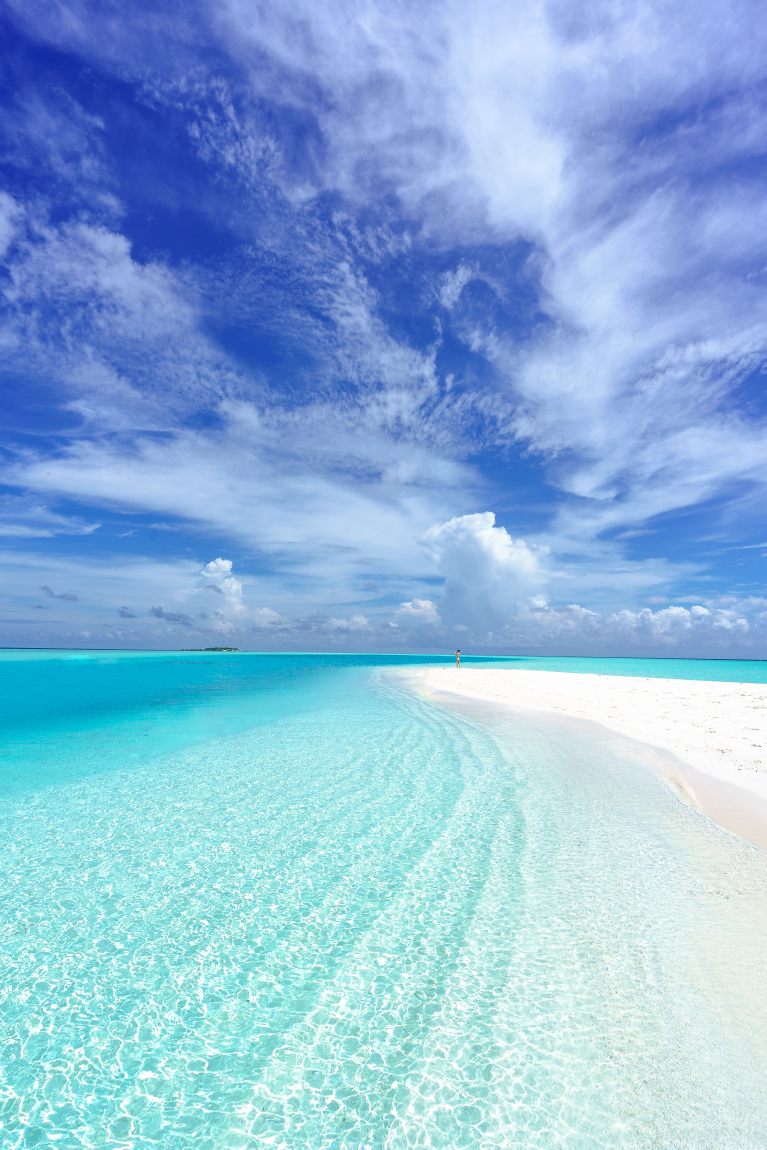
#> input picture image1.jpg, 3831 x 5746 px (shown at 1/5 size)
$ jupyter execute Assignment3.ipynb
#> lines starting #> are read from the running program, lines starting #| are printed output that depends on the picture; after the words box and inside, x2 and y2 are one past the last pixel; in counts of white or black regions, pixels touching at a corner belong together
[cell 1]
# WAP to draw a border around the input image ( or in other words pad the input image).
# Input the width of the border(in terms of pixel count) and the desired color of the border from the user.
# Try this for both binary and grayscale image

[cell 2]
import cv2 as cv
import numpy as np

[cell 3]
# Read binary image
img = cv.imread("image1.jpg", cv.IMREAD_GRAYSCALE)
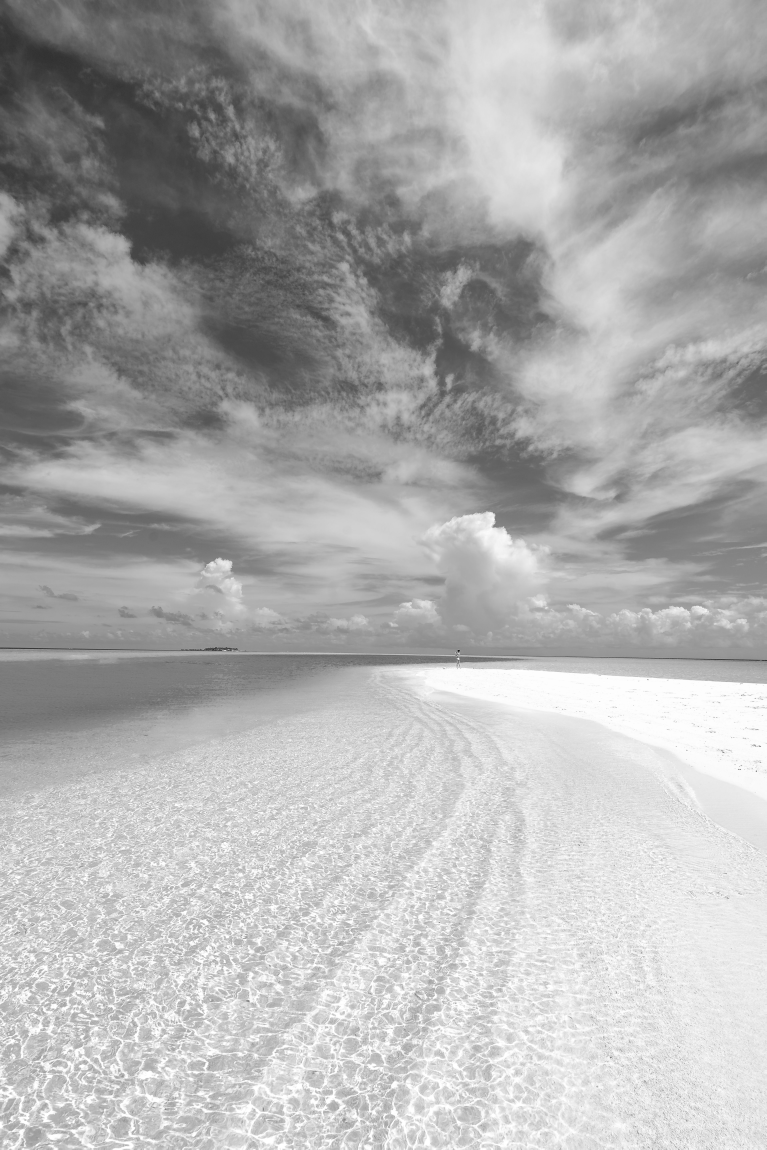
#> img: shape (5746, 3831) (shown at 1/5 size); min 0, max 255, mean 174.4

[cell 4]
# Convert image to binary
_, img = cv.threshold(img, 127, 100, cv.THRESH_BINARY)
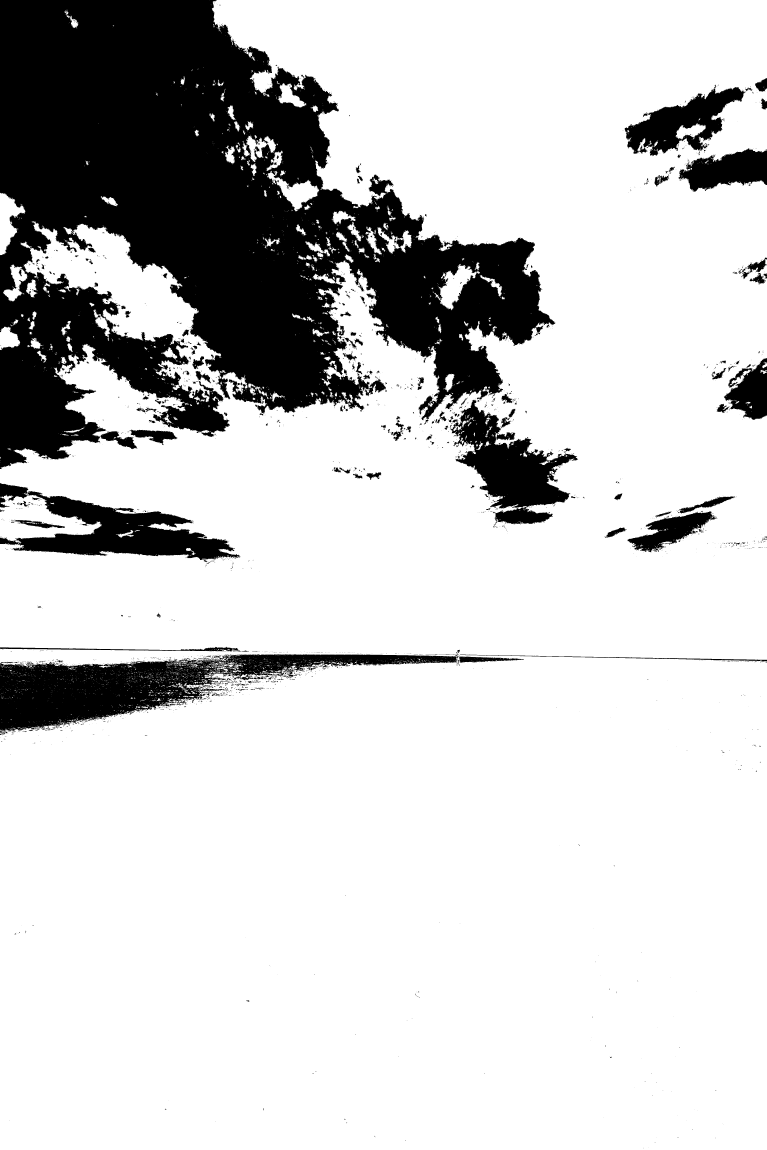
#> img: shape (5746, 3831) (shown at 1/5 size); values 0 (black) and 100 (white), 80% white; 3642 black regions (3161 under 20 px), largest, box (x1, y1, x2, y2) and area: (0, 0, 2777, 2346) 3366321, (0, 3272, 2283, 3668) 328603, (0, 2415, 1204, 2811) 178927

[cell 5]
# Input border width and color
width = int(input("Enter border width in pixels: "))
#> the answer given: 100
color = int(input("Enter border color (0 or 255): "))
#> the answer given: 3

[cell 6]
# Get image dimensions
rows, cols = img.shape
#> rows = 5746; cols = 3831
print("Number of rows:", rows)
#| Number of rows: 5746
print("Number of columns:", cols)
#| Number of columns: 3831

[cell 7]
# Create new array with space for border
bordered = np.full((rows + 2*width, cols + 2*width), color, dtype=np.uint8)

[cell 8]
# Copy original image into the center
bordered[width:width+rows, width:width+cols] = img
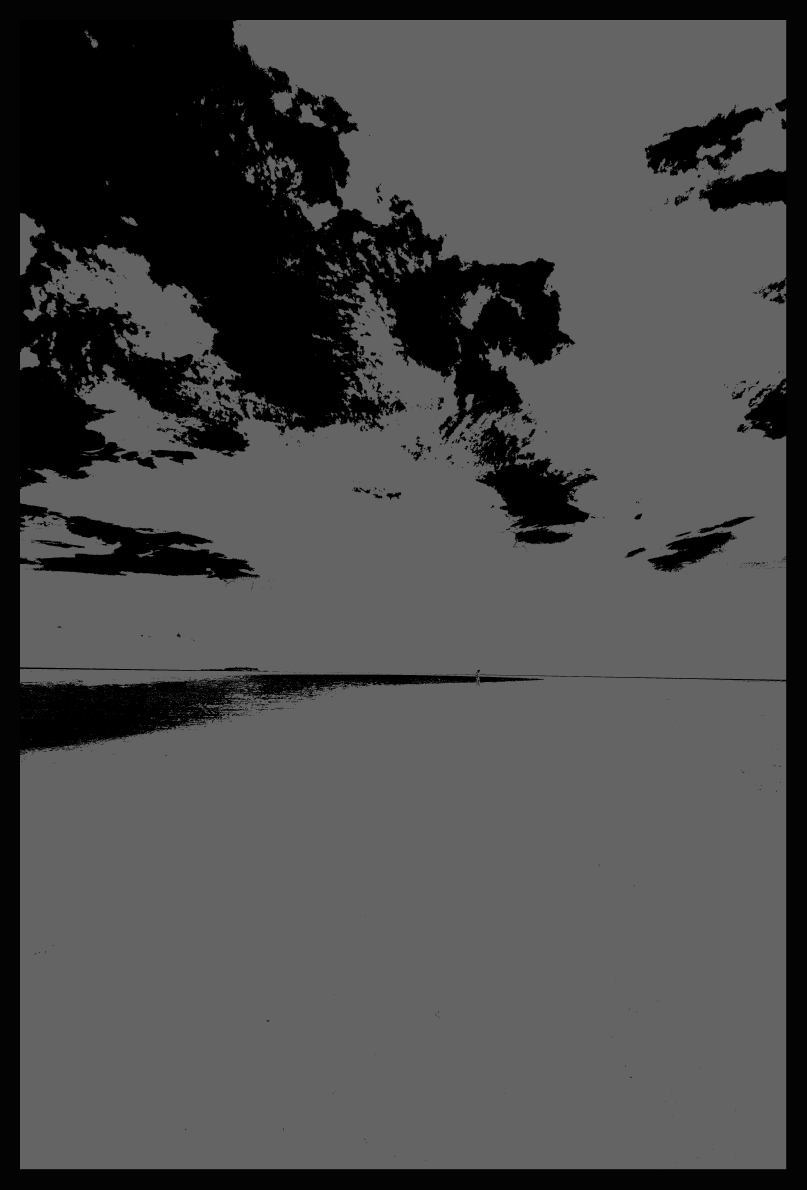
#> bordered: shape (5946, 4031) (shown at 1/5 size); min 0, max 100, mean 73.8

[cell 9]
# Display
display_img = cv.resize(bordered, (600, 400))
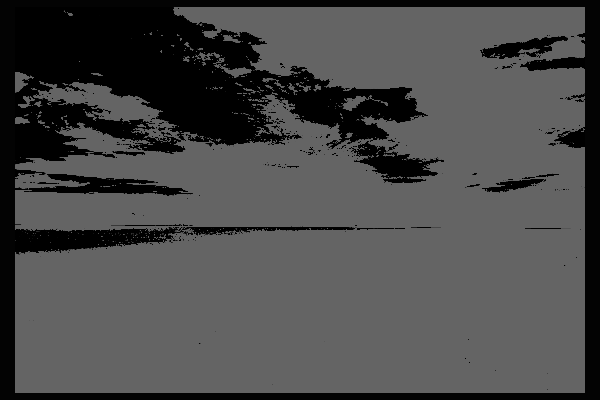
#> display_img: shape (400, 600); min 0, max 100, mean 73.6
cv.imshow("Binary Image with Border", display_img)

[cell 10]
cv.waitKey(0)
cv.destroyAllWindows()

[cell 11]
#WAP for Image Compliment. Try this for both binary and grayscale image

[cell 12]
# Image complement
complement = 255 - img

# Display
cv.imshow("Original Binary Image", img)
cv.imshow("Binary Image Complement", complement)

# Save
cv.imwrite("binary_complement.png", complement)

cv.waitKey(0)
cv.destroyAllWindows()
